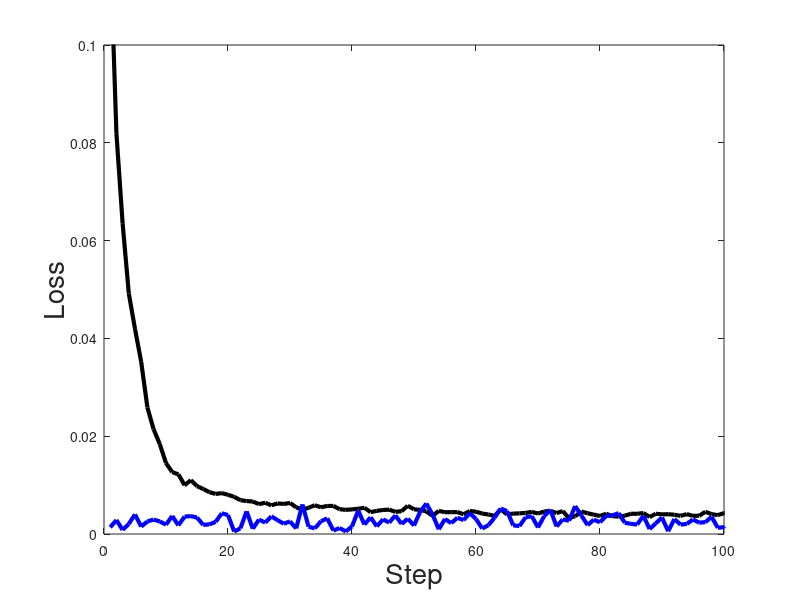

Write MATLAB code to recreate this figure. (Note: this script raises an error after producing the figure.)
clear;
close all;

Training_NN = csvread('Training_loss(NN).csv');
Test_NN = csvread('Test_loss(NN).csv');
Training_ResNet = csvread('Training_loss(ResNet).csv');
Test_ResNet = csvread('Test_loss(ResNet).csv');

NN_test_mean = mean(Test_NN);
ResNet_test_mean = mean(Test_ResNet);

lw = 3;
fs = 20;

%% NN loss plot
figure;
plot(Training_NN, 'k', 'Linewidth', lw);
hold on;
plot(Test_NN, 'b', 'Linewidth', lw);
xlabel('Step', 'Fontsize', fs);
ylabel('Loss', 'Fontsize', fs);
ylim([0 0.1]);
xlim([0 100]);
ax = gca;
ax.FontSize = 15;
ax.FontWeight = 'bold';

figure;
plot(Training_NN, 'k', 'Linewidth', lw);
hold on;
plot(Test_NN, 'b', 'Linewidth', lw);
xlabel('Step', 'Fontsize', fs);
ylabel('Loss', 'Fontsize', fs);
ax = gca;
ax.FontSize = 15;
ax.FontWeight = 'bold';

%% ResNet loss plot
figure;
plot(Training_ResNet, 'k', 'Linewidth', lw);
hold on;
plot(Test_ResNet, 'b', 'Linewidth', lw);
xlabel('Step', 'Fontsize', fs);
ylabel('Loss', 'Fontsize', fs);
ylim([0 0.1]);
xlim([0 100]);
ax = gca;
ax.FontSize = 15;
ax.FontWeight = 'bold';

figure;
plot(Training_ResNet, 'k', 'Linewidth', lw);
hold on;
plot(Test_ResNet, 'b', 'Linewidth', lw);
xlabel('Step', 'Fontsize', fs);
ylabel('Loss', 'Fontsize', fs);
ax = gca;
ax.FontSize = 15;
ax.FontWeight = 'bold';